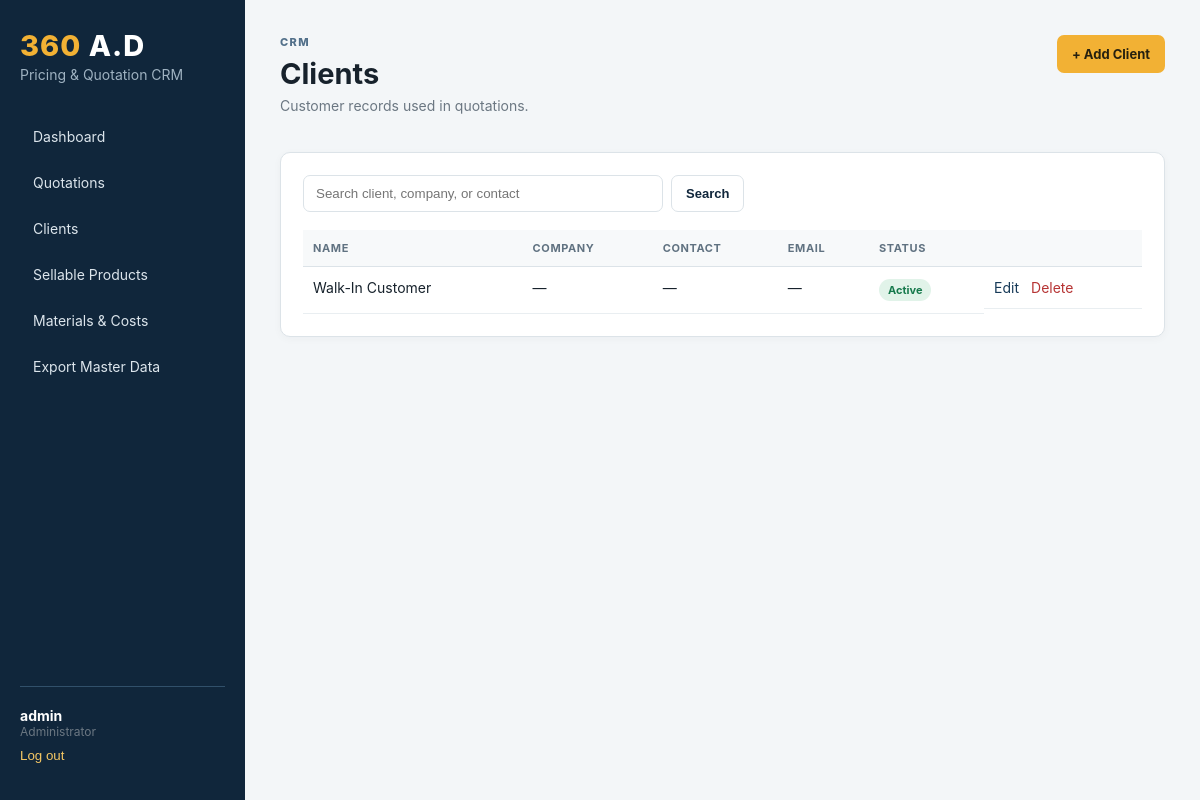
Screenshot of /clients/ (signed in) with the database file from the repository.
### core/models.py (models this page shows, shortened)
class TimeStampedModel(models.Model):
    created_at = models.DateTimeField(auto_now_add=True)
    updated_at = models.DateTimeField(auto_now=True)
    class Meta:
        abstract = True

class Client(TimeStampedModel):
    name = models.CharField(max_length=160)
    company = models.CharField(max_length=160, blank=True)
    contact_number = models.CharField(max_length=80, blank=True)
    email = models.EmailField(blank=True)
    address = models.TextField(blank=True)
    tax_id = models.CharField("TIN", max_length=80, blank=True)
    notes = models.TextField(blank=True)
    active = models.BooleanField(default=True)
    class Meta:
        ordering = ["name"]

### core/views.py (the view)
# urls.py: path("clients/", views.client_list, name="client_list"),
@admin_required
def client_list(request):
    query = request.GET.get("q", "").strip()
    clients = Client.objects.all()
    if query:
        clients = clients.filter(Q(name__icontains=query) | Q(company__icontains=query) | Q(contact_number__icontains=query))
    return render(request, "core/clients.html", {"clients": clients, "query": query})

### templates/core/clients.html
{% extends "base.html" %}
{% block content %}
<div class="page-heading"><div><p class="eyebrow">CRM</p><h1>Clients</h1><p>Customer records used in quotations.</p></div><a class="btn primary" href="{% url 'client_create' %}">+ Add Client</a></div>
<section class="panel">
  <form class="search-row"><input name="q" value="{{ query }}" placeholder="Search client, company, or contact"><button class="btn secondary">Search</button></form>
  <div class="table-wrap"><table><thead><tr><th>Name</th><th>Company</th><th>Contact</th><th>Email</th><th>Status</th><th></th></tr></thead><tbody>
  {% for client in clients %}<tr><td>{{ client.name }}</td><td>{{ client.company|default:"—" }}</td><td>{{ client.contact_number|default:"—" }}</td><td>{{ client.email|default:"—" }}</td><td>{% if client.active %}<span class="badge success">Active</span>{% else %}<span class="badge">Inactive</span>{% endif %}</td><td class="actions"><a href="{% url 'client_edit' client.pk %}">Edit</a><a class="danger-link" href="{% url 'client_delete' client.pk %}">Delete</a></td></tr>{% empty %}<tr><td colspan="6" class="empty">No clients found.</td></tr>{% endfor %}
  </tbody></table></div>
</section>
{% endblock %}

### templates/base.html (shortened to what this page needs)
{% load static %}
<!doctype html>
<html lang="en">
<head>
  <link rel="stylesheet" href="{% static 'core/app.css' %}">
</head>
<body>
  {% if user.is_authenticated %}
  <aside class="sidebar">
    <div class="brand"><span>360</span> A.D</div>
    <div class="brand-subtitle">Pricing & Quotation CRM</div>
    <nav>
      <a href="{% url 'dashboard' %}">Dashboard</a>
      <a href="{% url 'quotation_list' %}">Quotations</a>
      <a href="{% url 'client_list' %}">Clients</a>
      <a href="{% url 'product_list' %}">Sellable Products</a>
      <a href="{% url 'cost_item_list' %}">Materials & Costs</a>
      <a href="{% url 'master_data_export_excel' %}">Export Master Data</a>
    </nav>
    <div class="sidebar-footer">
      <div class="user-name">{{ user.get_full_name|default:user.username }}</div>
      <div class="muted">Administrator</div>
      <form method="post" action="{% url 'logout' %}">{% csrf_token %}<button class="link-button">Log out</button></form>
    </div>
  </aside>
  {% endif %}
  <main class="{% if user.is_authenticated %}content{% else %}login-shell{% endif %}">
    {% block content %}{% endblock %}
  </main>
</body>
</html>

### static/core/app.css (style rules this page uses)
:root { --navy:#10263b;--navy2:#173a58;--gold:#f2b134;--bg:#f3f6f8;--text:#17222c;--muted:#6b7782;--line:#dce3e8;--white:#fff;--green:#16794c;--red:#b63434 }
* { box-sizing:border-box }
body { margin:0;font-family:Inter,Segoe UI,Arial,sans-serif;color:var(--text);background:var(--bg);font-size:14px }
a { color:var(--navy2);text-decoration:none }
h1,h2,h3,p { margin-top:0 }
h1 { font-size:29px;margin-bottom:6px }
.sidebar { position:fixed;inset:0 auto 0 0;width:245px;background:var(--navy);color:#fff;padding:28px 20px;display:flex;flex-direction:column;z-index:10 }
.brand { font-size:29px;font-weight:800;letter-spacing:1px }
.brand span,.login-logo span { color:var(--gold) }
.brand-subtitle { color:#9fb2c1;margin:3px 0 34px }
.sidebar nav { display:grid;gap:7px }
.sidebar nav a { color:#dce5ec;padding:11px 13px;border-radius:7px }
.sidebar-footer { margin-top:auto;padding-top:20px;border-top:1px solid #31506a }
.user-name { font-weight:700 }
.link-button { border:0;background:none;color:#f5c764;padding:9px 0;cursor:pointer }
.content { margin-left:245px;padding:35px;min-height:100vh }
.page-heading { display:flex;align-items:flex-start;justify-content:space-between;gap:20px;margin-bottom:24px }
.page-heading p { color:var(--muted) }
.eyebrow { font-size:11px!important;font-weight:800;letter-spacing:1.4px;color:#52708a!important;margin-bottom:7px }
.btn { display:inline-block;border:1px solid transparent;border-radius:7px;padding:10px 14px;font-weight:700;cursor:pointer;font-size:13px }
.btn.primary { background:var(--gold);color:#26200f }
.btn.secondary { background:#fff;border-color:var(--line);color:var(--navy) }
.panel { background:var(--white);border:1px solid var(--line);border-radius:10px;padding:22px;margin-bottom:22px;box-shadow:0 2px 8px rgba(20,40,55,.035) }
.table-wrap { overflow:auto }
table { width:100%;border-collapse:collapse }
th { font-size:11px;text-transform:uppercase;letter-spacing:.6px;color:#607281;background:#f7f9fa;text-align:left;padding:11px 10px;border-bottom:1px solid var(--line) }
td { padding:12px 10px;border-bottom:1px solid #e9eef1;vertical-align:top;white-space:nowrap }
.actions { display:flex;gap:12px }
.danger-link { color:var(--red) }
.badge { display:inline-block;background:#e8edf1;color:#536472;border-radius:20px;padding:4px 9px;font-size:11px;font-weight:700 }
.badge.success { background:#e1f3e9;color:var(--green) }
.muted { color:var(--muted);font-size:12px }
.search-row { display:flex;gap:8px;margin-bottom:18px }
.search-row input { max-width:360px;width:100%;padding:10px 12px;border:1px solid var(--line);border-radius:7px }

### rows the page displays
Client: name "Walk-In Customer", company "—", contact_number "—", email "—", active "Active"

### other values shown
{{ user.get_full_name|default:user.username }} "admin"
